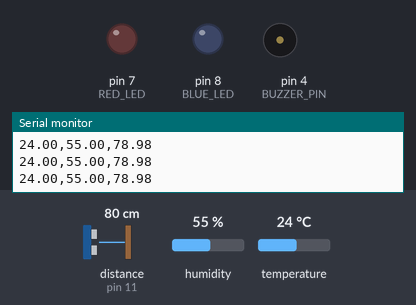
This sketch was run on a simulated Arduino Uno, built with avr-gcc and run on an emulated ATmega328P. Parts: output pins drawn as LEDs (lit = HIGH), buzzer (waves = sounding), the last lines printed to the serial monitor. Wiring (inferred from the names in the program): ultrasonic range finder: trigger pin 12; echo pin 11. The inputs (shaded band) are chosen by the test bench; at power-on: distance to the obstacle (sensor on pin 11) 80 cm, humidity 55 %, temperature 24 °C. The echo pulse lasts 58.3 µs per cm; pins used as bus, display or sensor lines are not drawn.

Above: at 1.3 s.
1.4 s: distance to the obstacle (sensor on pin 11) set to 8 cm
2.9 s: distance to the obstacle (sensor on pin 11) set to 5 cm
At 4.1 s:
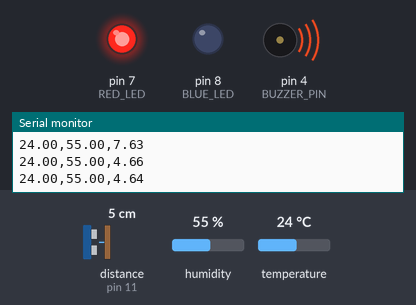
4.5 s: humidity set to 68 %
At 6.28 s:
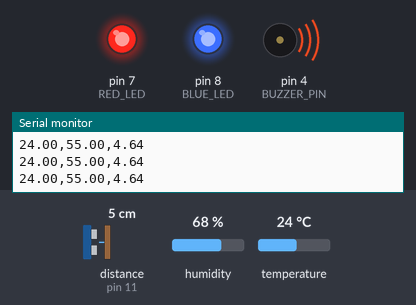
7.9 s: distance to the obstacle (sensor on pin 11) set to 9 cm
At 8.9 s:
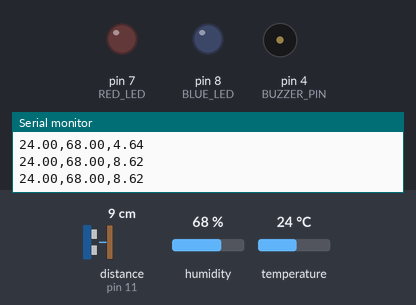
9.4 s: humidity set to 88 %
At 10.64 s:
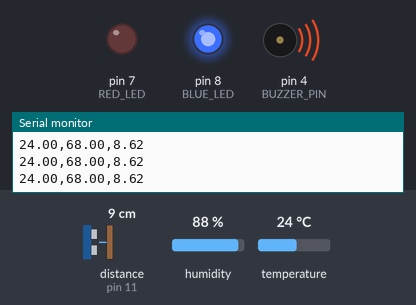
12.2 s: distance to the obstacle (sensor on pin 11) set to 2 cm
At 13.4 s:
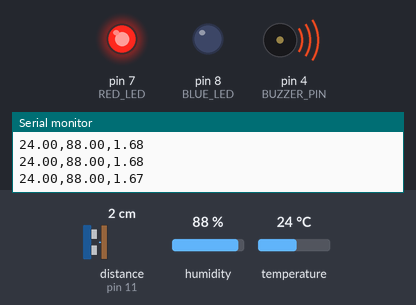
Timing chart, 0 to 14.8 s (numbered marks = the images above; inputs shaded):
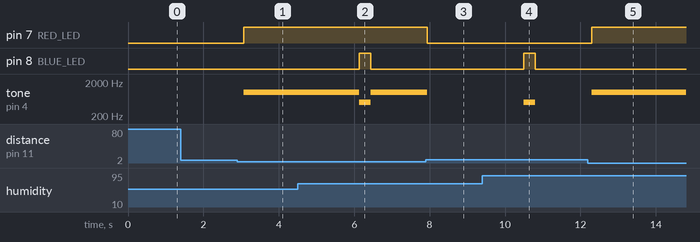

The sketch:

PKF.ino
```cpp
#include <DHT.h>

//Definitions
#define DHTPIN 2
#define DHTTYPE DHT11

#define TRIG_PIN 12
#define ECHO_PIN 11

#define BUZZER_PIN 4
#define RED_LED 7
#define BLUE_LED 8

DHT dht(DHTPIN, DHTTYPE);

float prevHumidity = -1;

//Setup
void setup() {
  pinMode(TRIG_PIN, OUTPUT);
  pinMode(ECHO_PIN, INPUT);

  pinMode(BUZZER_PIN, OUTPUT);
  pinMode(RED_LED, OUTPUT);
  pinMode(BLUE_LED, OUTPUT);

  dht.begin();
  Serial.begin(9600);
}

void loop() {
  //Sensors
  float humidity = dht.readHumidity();
  float temperature = dht.readTemperature();

  if (isnan(humidity) || isnan(temperature)) return;

  //Ultrasonic Sensor
  digitalWrite(TRIG_PIN, LOW);
  delayMicroseconds(2);
  digitalWrite(TRIG_PIN, HIGH);
  delayMicroseconds(10);
  digitalWrite(TRIG_PIN, LOW);

  long duration = pulseIn(ECHO_PIN, HIGH);
  float distance = duration * 0.034 / 2;

  //Humidity Checker
  if (prevHumidity >= 0 && (humidity - prevHumidity) >= 1.0) {
    digitalWrite(BLUE_LED, HIGH);
    tone(BUZZER_PIN, 500);
    delay(300);
    digitalWrite(BLUE_LED, LOW);
    noTone(BUZZER_PIN);
  }
  prevHumidity = humidity;

  //Distance
  if (distance <= 6.0) {
    tone(BUZZER_PIN, 1000);
    digitalWrite(RED_LED, HIGH);
  } else {
    noTone(BUZZER_PIN);
    digitalWrite(RED_LED, LOW);
  }

  //Plotting Output
  Serial.print(temperature);
  Serial.print(",");
  Serial.print(humidity);
  Serial.print(",");
  Serial.println(distance);

  delay(500);
}
```

Measured:
- the behaviour switches between 7 and 6 cm on distance to the obstacle (sensor on pin 11) (found by bisection; images 0 and 1)
- after the input at 2.9 s, pin 7 (RED_LED): LOW → HIGH after 0.17 s; tone on pin 4 (BUZZER_PIN): silent → 1000 Hz after 0.17 s
- after the input at 4.5 s, pin 8 (BLUE_LED): LOW → HIGH after 1.6 s, → LOW 0.30 s later; tone on pin 4 (BUZZER_PIN): 1000 Hz → 500 Hz after 1.6 s, → 1000 Hz 0.30 s later
- after the input at 7.9 s, pin 7 (RED_LED): HIGH → LOW at once; tone on pin 4 (BUZZER_PIN): 1000 Hz → silent at once
- after the input at 9.4 s, pin 8 (BLUE_LED): LOW → HIGH after 1.1 s, → LOW 0.30 s later; tone on pin 4 (BUZZER_PIN): silent → 500 Hz after 1.1 s, → silent 0.30 s later
- after the input at 12.2 s, pin 7 (RED_LED): LOW → HIGH after 0.10 s; tone on pin 4 (BUZZER_PIN): silent → 1000 Hz after 0.10 s
